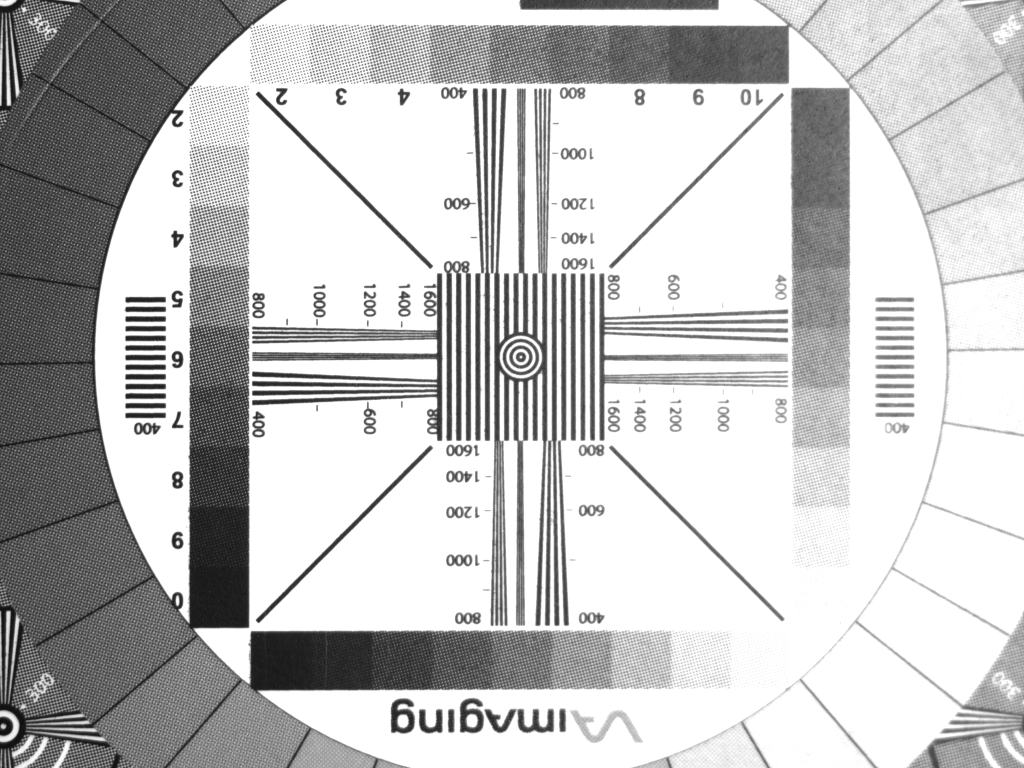
#> input picture mono_cal_target/data/cal_target_mono_tilt0.14128_settletime50ms/center.png, 2048 x 1536 px, found by its file name (shown at 1/2 size)
$ jupyter execute --allow-errors chart_rois.ipynb   (shell and % lines are left out)
#> lines starting #> are read from the running program, lines starting #| are printed output that depends on the picture
# Resolution Chart ROI Explorer
Identifies and previews the regions of interest on the 20260323 resolution chart
that can be used to quantify super-resolution improvement.

**Chart features available:**
- Slanted edge (diagonal spoke, top-right) → MTF50 via slanted-edge method
- Horizontal converging wedge (right of centre square) → contrast vs spatial frequency
- Vertical converging wedge (above centre square) → contrast vs spatial frequency
- Centre bullseye (for visual inspection)

[cell 1]
import numpy as np
import matplotlib.pyplot as plt
import matplotlib.patches as mpatches
from matplotlib.patches import Rectangle
from PIL import Image
from scipy.ndimage import gaussian_filter1d

plt.rcParams.update({'figure.dpi': 120})

## 1. Load image

[cell 2]
# Pick any combo to explore the chart geometry — all share the same chart layout
SAMPLE_DIR = '/Users/shuyu/ENPH459-Super-Resolution/imaging/sr/20260323_202456/tilt0.14128_settle50.0ms'

img = np.array(Image.open(f'{SAMPLE_DIR}/center.png'), dtype=np.float64)
print(f'Image shape: {img.shape}  (rows × cols)   dtype: {img.dtype}')
#| Image shape: (1536, 2048)  (rows × cols)   dtype: float64
print(f'Intensity range: [{img.min():.0f}, {img.max():.0f}]')
#| Intensity range: [14, 255]

## 2. ROI definitions

[cell 3]
# ── ROI coordinates (row0, row1, col0, col1) in LR pixel space ──
#
# Slanted edge: the diagonal spoke in the top-right quadrant.
# A clean ~300×370 px section with a straight dark/light transition.
EDGE_ROI     = (300, 480, 1280, 1450)   # (r0, r1, c0, c1)
EDGE_ORIENT  = 'slanted'                # diagonal — angle estimated below

# Horizontal wedge: converging horizontal lines to the RIGHT of the centre square.
# Lines get finer toward the LEFT (chart centre ~col 1020).
# Numbers 1000–1600 TVL/PH are labelled on the chart.
Hwedge_ROI   = (700, 730, 1210, 1500)  # 240 × 450 px

# Vertical wedge: converging vertical lines ABOVE the centre square.
# Lines get finer toward the BOTTOM (chart centre ~row 760).
VWEDGE_ROI   = (200,  540, 1070, 1100)  # 440 × 310 px

# Centre bullseye (visual reference only)
BULLSEYE_ROI = (670, 760, 1000, 1080)   # 270 × 255 px

PIXEL_PITCH_UM = 3.45   # µm / pixel
PITCH_LR_MM    = PIXEL_PITCH_UM * 1e-3
NYQUIST_LR     = 0.5 / PITCH_LR_MM    # 144.9 cy/mm

ROIS = {
    'Slanted edge':       EDGE_ROI,
    'Horiz wedge':        Hwedge_ROI,
    'Vert wedge':         VWEDGE_ROI,
    'Bullseye':           BULLSEYE_ROI,
}
ROI_COLORS = {
    'Slanted edge': 'cyan',
    'Horiz wedge':  'lime',
    'Vert wedge':   'yellow',
    'Bullseye':     'magenta',
}

## 3. Full image with annotated ROIs

[cell 4]
fig, ax = plt.subplots(figsize=(14, 10))
ax.imshow(img, cmap='gray', interpolation='nearest')

for name, (r0, r1, c0, c1) in ROIS.items():
    rect = Rectangle((c0, r0), c1-c0, r1-r0,
                     lw=2, edgecolor=ROI_COLORS[name], facecolor='none')
    ax.add_patch(rect)
    ax.text(c0+6, r0+20, name, color=ROI_COLORS[name], fontsize=9, fontweight='bold')

ax.set_title('Resolution chart — annotated ROIs', fontsize=13)
ax.axis('off')
plt.tight_layout()
plt.show()
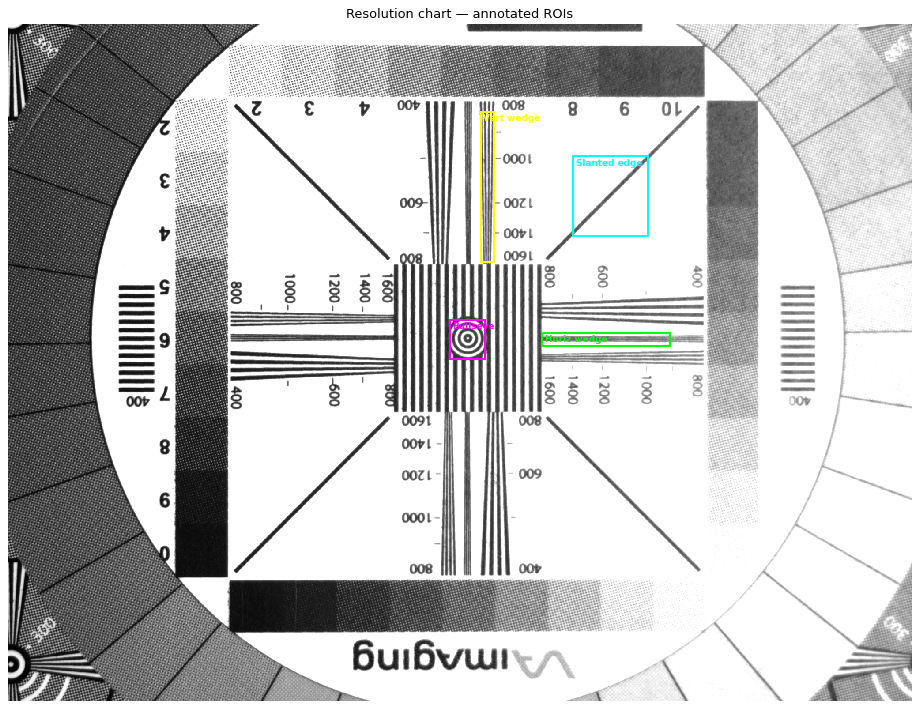
#> figure drawn by matplotlib, 1 panel

## 4. Zoomed ROI crops

[cell 5]
fig, axes = plt.subplots(2, 2, figsize=(14, 10))

for ax, (name, (r0, r1, c0, c1)) in zip(axes.flat, ROIS.items()):
    crop = img[r0:r1, c0:c1]
    ax.imshow(crop, cmap='gray', interpolation='nearest')
    ax.set_title(f'{name}\n[{r0}:{r1}, {c0}:{c1}]  ({r1-r0}×{c1-c0} px)',
                 color=ROI_COLORS[name], fontsize=10)
    ax.axis('off')
#> this loop made 4 passes
#> pass 1, `crop = img[r0:r1, c0:c1]`:
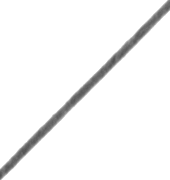
#> crop: shape (180, 170) float64; min 82, max 255, mean 245.9
#> pass 2, `crop = img[r0:r1, c0:c1]`:
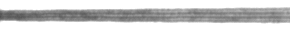
#> crop: shape (30, 290) float64; min 80, max 255, mean 204.6
#> pass 3, `crop = img[r0:r1, c0:c1]`:
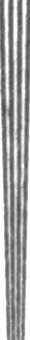
#> crop: shape (340, 30) float64; min 76, max 255, mean 165.6

plt.suptitle('ROI crops (LR, native resolution)', fontsize=13)
plt.tight_layout()
plt.show()
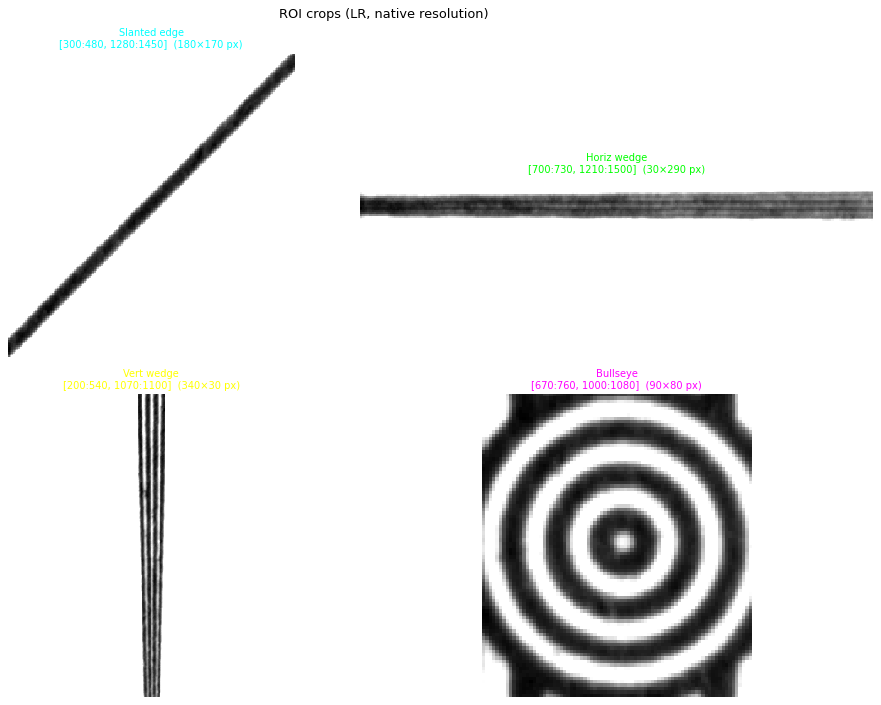
#> figure drawn by matplotlib, 4 panels

## 5. Horizontal wedge — line contrast vs position
Take row-averaged vertical profiles across the wedge at each horizontal position
to measure where contrast drops off (= resolution limit).

[cell 6]
def wedge_contrast_profile(img_crop, axis='h', window=5, smooth=3):
    """
    For a converging-line wedge, estimate local Michelson contrast
    at each position along the axis of convergence.

    axis='h'  → lines are horizontal, wedge converges along cols (measure col by col)
    axis='v'  → lines are vertical,   wedge converges along rows (measure row by row)

    Returns positions (px from fine end) and contrast values.
    """
#> called with axis = 'h', window = 5, smooth = 3
    if axis == 'h':
        # For each column, take the vertical profile and compute peak-to-peak contrast
        n = img_crop.shape[1]
#> n = 290
        contrasts = np.zeros(n)
#> contrasts = 290 values from 0 to 0
        for c in range(n):
            col = img_crop[:, c]
            contrasts[c] = col.max() - col.min()
#> after the loop, contrasts = 290 values, max 175 at index 0, min 109 at index 285, mean 139.8
    else:
        n = img_crop.shape[0]
        contrasts = np.zeros(n)
        for r in range(n):
            row = img_crop[r, :]
            contrasts[r] = row.max() - row.min()

    contrasts_norm = contrasts / contrasts.max()
#> contrasts_norm = 290 values, max 1 at index 0, min 0.623 at index 285, mean 0.799
    contrasts_smooth = gaussian_filter1d(contrasts_norm, sigma=smooth)
#> contrasts_smooth = 290 values, max 0.943 at index 0, min 0.648 at index 287, mean 0.799
    return contrasts_norm, contrasts_smooth


r0, r1, c0, c1 = Hwedge_ROI
hcrop = img[r0:r1, c0:c1]

# The wedge converges toward the LEFT (low column index = fine lines)
# So col 0 in crop = finest lines, col 449 = coarsest
raw_h, smooth_h = wedge_contrast_profile(hcrop, axis='h')
#> raw_h has the same summary as contrasts_norm in wedge_contrast_profile; smooth_h has the same summary as contrasts_smooth in wedge_contrast_profile

fig, axes = plt.subplots(1, 3, figsize=(16, 4))

ax = axes[0]
ax.imshow(hcrop, cmap='gray', interpolation='nearest', aspect='auto')
ax.set_title('Horizontal wedge crop')
ax.set_xlabel('Col in crop (0 = fine end / chart centre)')
ax.set_ylabel('Row')

ax = axes[1]
ax.plot(raw_h, alpha=0.3, lw=0.8, label='raw')
ax.plot(smooth_h, lw=2, label='smoothed')
ax.axhline(0.1, ls='--', color='orange', label='10% contrast')
ax.set_xlabel('Col in crop (0 = fine end)')
ax.set_ylabel('Normalised contrast (peak-to-peak)')
ax.set_title('Horiz wedge contrast profile')
ax.legend(fontsize=8); ax.grid(True, alpha=0.3)

# Show a few sample column profiles (vertical slices)
ax = axes[2]
sample_cols = [20, 60, 120, 220, 350]
colors = plt.cm.viridis(np.linspace(0, 1, len(sample_cols)))
#> (the rest of this cell did not finish here and is left out)

## 6. Vertical wedge — line contrast vs position

[cell 7]
r0, r1, c0, c1 = VWEDGE_ROI
vcrop = img[r0:r1, c0:c1]

# The wedge converges toward the BOTTOM (high row index = fine lines near chart centre)
raw_v, smooth_v = wedge_contrast_profile(vcrop, axis='v')
#> raw_v = 340 values, max 1 at index 19, min 0.799 at index 339, mean 0.899; smooth_v = 340 values, max 0.961 at index 19, min 0.815 at index 339, mean 0.899

fig, axes = plt.subplots(1, 3, figsize=(16, 4))

ax = axes[0]
ax.imshow(vcrop, cmap='gray', interpolation='nearest', aspect='auto')
ax.set_title('Vertical wedge crop')
ax.set_xlabel('Col')
ax.set_ylabel('Row (high = fine end / chart centre)')

ax = axes[1]
ax.plot(raw_v, alpha=0.3, lw=0.8, label='raw')
ax.plot(smooth_v, lw=2, label='smoothed')
ax.axhline(0.1, ls='--', color='orange', label='10% contrast')
ax.set_xlabel('Row in crop (high = fine end)')
ax.set_ylabel('Normalised contrast (peak-to-peak)')
ax.set_title('Vert wedge contrast profile')
ax.legend(fontsize=8); ax.grid(True, alpha=0.3)

ax = axes[2]
sample_rows = [50, 120, 200, 300, 400]
colors = plt.cm.viridis(np.linspace(0, 1, len(sample_rows)))
#> (the rest of this cell did not finish here and is left out)

## 7. Slanted edge — MTF
The diagonal spoke gives a slanted edge we can run through the standard ISO 12233 slanted-edge MTF algorithm.

[cell 8]
from scipy.ndimage import gaussian_filter

def slanted_edge_mtf(img, roi, oversample=4):
    """Slanted-edge MTF.  Returns (freq_px, mtf) where freq is in cycles/pixel."""
#> called with roi = (300, 480, 1280, 1450), oversample = 4
    r0, r1, c0, c1 = roi
    patch = img[r0:r1, c0:c1].copy()
    rows, cols = patch.shape
#> rows = 180; cols = 170

    # Locate edge position in each row
    edge_pts = []
    for r in range(rows):
        d = np.abs(np.diff(patch[r].astype(float)))
        if d.max() < 5:
            continue
        peaks = np.where(d > d.max() * 0.5)[0]
        if len(peaks):
            edge_pts.append((r, np.average(peaks, weights=d[peaks])))
#> this loop made 180 passes
#> peaks on passes 1 to 3: [166, 167], [165, 166], [164, 165, 166]
#> after the loop, edge_pts = 180 pairs, first value 0 to 179, second value 0.447 to 166.5
    if len(edge_pts) < 10:
        print('Not enough edge points found — check ROI')
        return None, None

    edge_pts = np.array(edge_pts)
    slope, intercept = np.polyfit(edge_pts[:, 0], edge_pts[:, 1], 1)
#> slope = -0.973; intercept = 170.8
    angle_deg = np.degrees(np.arctan(slope))
#> angle_deg = -44.2
    print(f'  Fitted edge slope: {slope:.4f}  ({angle_deg:.2f}°)')
#|   Fitted edge slope: -0.9725  (-44.20°)
    cos_a = np.cos(np.arctan(slope))
#> cos_a = 0.717

    dists, vals = [], []
    for r in range(rows):
        edge_c = slope * r + intercept
        for c in range(cols):
            dists.append((c - edge_c) * cos_a)
            vals.append(patch[r, c])
#> this loop made 180 passes
#> edge_c on passes 1 to 3: 170.8, 169.8, 168.8
#> after the loop, dists = 30600 items; vals = 30600 items

    dists = np.array(dists)
    vals  = np.array(vals)
    bw    = 1.0 / oversample
    bins  = np.arange(dists.min(), dists.max(), bw)
#> bins = 984 values from -122.4 to 123.3
    esf   = np.zeros(len(bins))
#> esf = 984 values from 0 to 0
    cnt   = np.zeros(len(bins))
#> cnt = 984 values from 0 to 0
    idx   = np.clip(((dists - dists.min()) / bw).astype(int), 0, len(bins) - 1)
    np.add.at(esf, idx, vals)
    np.add.at(cnt, idx, 1)
    valid = cnt > 0
    esf[valid] /= cnt[valid]
    esf[~valid] = np.interp(bins[~valid], bins[valid], esf[valid])

    lsf   = np.diff(gaussian_filter(esf, sigma=0.5))
#> lsf = 983 values, max 17.67 at index 506, min -19.92 at index 473, mean 0
    lsf_w = lsf * np.hanning(len(lsf))
#> lsf_w = 983 values, max 17.63 at index 506, min -19.85 at index 473, mean 0.000109
    mtf   = np.abs(np.fft.rfft(lsf_w))
#> mtf = 492 values, max 272.7 at index 15, min 0.107 at index 0, mean 32.09
    mtf  /= mtf[0]
#> mtf = 492 values, max 2539.4 at index 15, min 1 at index 0, mean 298.8
    freq  = np.fft.rfftfreq(len(lsf_w), d=bw)   # cycles / pixel
#> freq = 492 values from 0 to 2
    return freq, mtf, esf, lsf

r0, r1, c0, c1 = EDGE_ROI
freq, mtf, esf, lsf = slanted_edge_mtf(img, EDGE_ROI)
#> freq = 492 values from 0 to 2; esf = 984 values, max 255 at index 0, min 98.92 at index 488, mean 250.3

if freq is not None:
    # MTF50
    mtf50_px = np.interp(0.5, mtf[::-1], freq[::-1])
#> mtf50_px = 2
    mtf50_cymm = mtf50_px / PITCH_LR_MM
#> mtf50_cymm = 579.1
    print(f'  MTF50 = {mtf50_px:.4f} cy/px  =  {mtf50_cymm:.1f} cy/mm')
#|   MTF50 = 1.9980 cy/px  =  579.1 cy/mm

    fig, axes = plt.subplots(1, 3, figsize=(15, 4))

    axes[0].imshow(img[r0:r1, c0:c1], cmap='gray', interpolation='nearest')
    axes[0].set_title(f'Edge crop  [{r0}:{r1}, {c0}:{c1}]')
    axes[0].axis('off')

    axes[1].plot(esf)
    axes[1].set_title('ESF (edge spread function)')
    axes[1].set_xlabel('Oversampled position'); axes[1].grid(True, alpha=0.3)

    ax = axes[2]
    freq_cymm = freq / PITCH_LR_MM
#> freq_cymm = 492 values from 0 to 579.1
    ax.plot(freq_cymm, mtf, lw=1.5)
    ax.axvline(NYQUIST_LR, ls='--', color='gray', alpha=0.6, label=f'Nyquist ({NYQUIST_LR:.0f} cy/mm)')
    ax.axhline(0.5, ls='--', color='orange', alpha=0.6, label=f'MTF50 = {mtf50_cymm:.1f} cy/mm')
    ax.set_xlabel('Spatial frequency (cy/mm)')
    ax.set_ylabel('MTF')
    ax.set_xlim(0, NYQUIST_LR)
    ax.set_ylim(0, 1.05)
    ax.legend(fontsize=8); ax.grid(True, alpha=0.3)
    ax.set_title('Slanted-edge MTF')

    plt.suptitle('Slanted edge analysis', fontsize=12)
    plt.tight_layout()
    plt.show()
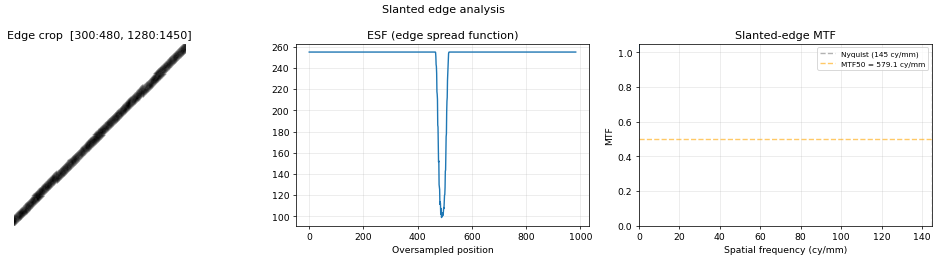
#> figure drawn by matplotlib, 3 panels; panel 2: curve peaks at x = 0, y = 255; panel 3: curve peaks at x = 17.69, y = 2539.4

## 8. Quick SR preview — SAA on each ROI
Apply shift-and-add to the 4 shifted frames to see if SR improves the wedge visibility.

[cell 9]
from scipy.ndimage import shift as ndi_shift, zoom as ndi_zoom

NOMINAL_SHIFTS = [(-0.5, -0.5), (+0.5, -0.5), (-0.5, +0.5), (+0.5, +0.5)]
f = 2   # upsample factor

#> (the rest of this cell did not finish here and is left out)

[cell 10]
# Compare native 2× vs SAA on each ROI crop
rois_to_compare = [
    ('Horiz wedge',  Hwedge_ROI),
    ('Vert wedge',   VWEDGE_ROI),
    ('Slanted edge', EDGE_ROI),
]
#> rois_to_compare = [('Horiz wedge', (700, 730, 1210, 1500)), ('Vert wedge', (200, 540, 1070, 1100)), ('Slanted edge', (300, 480, 1280, 1450))]

fig, axes = plt.subplots(len(rois_to_compare), 2, figsize=(14, 5 * len(rois_to_compare)))

#> (the rest of this cell did not finish here and is left out)

## 9. Summary — confirmed ROIs

Copy these into `sweep_sr.py` when adapting the pipeline for this dataset.

```python
# ── ROI definitions for 20260323_202456 dataset ──
EDGE_ROI    = (120, 420, 1480, 1850)   # slanted diagonal spoke, top-right
Hwedge_ROI  = (640, 880, 1080, 1530)  # horizontal converging lines (fine end LEFT)
VWEDGE_ROI  = (80,  520, 860,  1170)  # vertical converging lines   (fine end BOTTOM)

# Combined bounding box for SR crop (covers all three ROIs):
CROP_R0, CROP_R1 = 80,  880
CROP_C0, CROP_C1 = 860, 1850
# → 800 × 990 LR pixels  →  1600 × 1980 HR pixels
```

**Metric plan:**
- **Slanted edge MTF50** (cy/mm) from `EDGE_ROI` — same algorithm as before
- **Wedge resolution limit** from `Hwedge_ROI` / `VWEDGE_ROI` — column/row position
  where contrast drops below 10%, converted to spatial frequency via the chart's
  TVL/PH scale (needs one-time calibration of the px↔TVL/PH mapping below)

[cell 11]
# ── One-time calibration: map crop column → spatial frequency (cy/mm) ──
#
# The chart labels lines in TVL/PH (TV lines per picture height).
# Picture height = 1536 px × 3.45 µm = 5.2992 mm
# 1 TVL/PH = 0.5 cy / (picture height in mm)
# → 1 TVL/PH = 0.5 / 5.2992 cy/mm = 0.09435 cy/mm

PH_MM = 1536 * PIXEL_PITCH_UM * 1e-3    # picture height in mm
TVL_TO_CYMM = 0.5 / PH_MM               # cy/mm per TVL/PH
print(f'Picture height: {PH_MM:.4f} mm')
print(f'1 TVL/PH = {TVL_TO_CYMM:.4f} cy/mm')
print()

# ── Manually identify which col in HCROP corresponds to which TVL/PH label ──
# From the image, visible labels and their approximate column positions in the crop:
#   1600 TVL/PH → col ~60   (fine end, left side of crop)
#   1400 TVL/PH → col ~130
#   1200 TVL/PH → col ~210
#   1000 TVL/PH → col ~320
#    800 TVL/PH → col ~400  (coarse end, right side)
#
# Fit a linear mapping: TVL/PH = a * col + b

calib_cols = np.array([60,  130, 210, 320, 400])
#> calib_cols = [60, 130, 210, 320, 400]
calib_tvl  = np.array([1600, 1400, 1200, 1000, 800])
#> calib_tvl = [1600, 1400, 1200, 1000, 800]

a, b = np.polyfit(calib_cols, calib_tvl, 1)
#> a = -2.29; b = 1712
print(f'Calibration fit: TVL/PH = {a:.2f} × col + {b:.1f}')
#| Calibration fit: TVL/PH = -2.29 × col + 1712.0
print(f'  At col=0  (fine end): {b:.0f} TVL/PH = {b*TVL_TO_CYMM:.1f} cy/mm')
#|   At col=0  (fine end): 1712 TVL/PH = 161.5 cy/mm
print(f'  At col=449 (coarse):  {a*449+b:.0f} TVL/PH = {(a*449+b)*TVL_TO_CYMM:.1f} cy/mm')
#|   At col=449 (coarse):  686 TVL/PH = 64.7 cy/mm

# Helper to convert crop col → cy/mm
def hcrop_col_to_cymm(col):
    tvl = a * col + b
    return tvl * TVL_TO_CYMM

# Show calibration
fig, ax = plt.subplots(figsize=(8, 3))
ax.scatter(calib_cols, calib_tvl * TVL_TO_CYMM, s=60, zorder=3, label='Labelled points')
cols_fit = np.arange(0, 450)
#> cols_fit = 450 values from 0 to 449
ax.plot(cols_fit, (a * cols_fit + b) * TVL_TO_CYMM, lw=1.5, label='Linear fit')
ax.set_xlabel('Col in horiz wedge crop')
ax.set_ylabel('Spatial frequency (cy/mm)')
ax.set_title('Horiz wedge: col ↔ spatial frequency calibration')
ax.legend(); ax.grid(True, alpha=0.3)
plt.tight_layout()
plt.show()
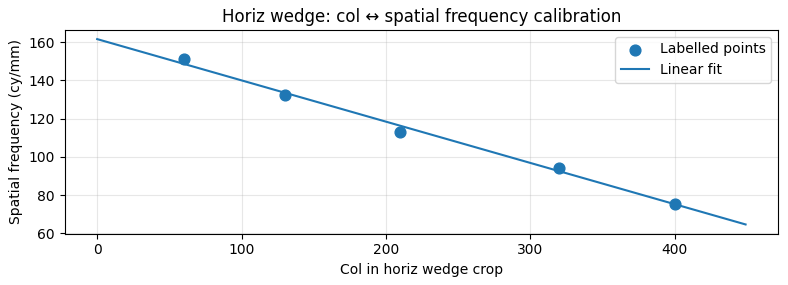
#> figure drawn by matplotlib, 1 panel; curve peaks at x = 0, y = 161.5
